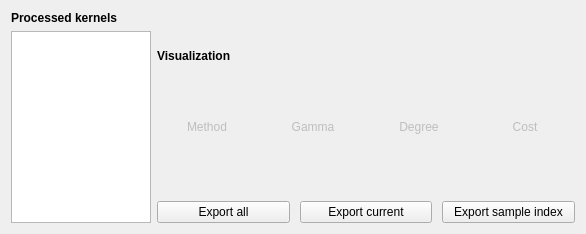
      <widget class="QWidget" name="processed_tab">
       <attribute name="title">
        <string>Preprocessed data</string>
       </attribute>
       <layout class="QHBoxLayout" name="horizontalLayout_9" stretch="1,3">
        <item>
         <layout class="QVBoxLayout" name="processed_kernels_layout">
          <item>
           <widget class="QLabel" name="processed_kernels_label">
            <property name="font">
             <font>
              <bold>true</bold>
             </font>
            </property>
            <property name="text">
             <string>Processed kernels</string>
            </property>
           </widget>
          </item>
          <item>
           <widget class="QListWidget" name="processed_kernels_listwidget">
            <property name="editTriggers">
             <set>QAbstractItemView::EditTrigger::NoEditTriggers</set>
            </property>
            <property name="defaultDropAction">
             <enum>Qt::DropAction::IgnoreAction</enum>
            </property>
           </widget>
          </item>
         </layout>
        </item>
        <item>
         <layout class="QVBoxLayout" name="processed_vis_layout" stretch="0,0,0">
          <item>
           <layout class="QHBoxLayout" name="processed_preview_layout">
            <item>
             <widget class="QLabel" name="visualization_label">
              <property name="font">
               <font>
                <bold>true</bold>
               </font>
              </property>
              <property name="text">
               <string>Visualization</string>
              </property>
             </widget>
            </item>
           </layout>
          </item>
          <item>
           <layout class="QGridLayout" name="processed_settings_layout">
            <item row="0" column="1">
             <widget class="QLabel" name="proc_gamma_label">
              <property name="enabled">
               <bool>false</bool>
              </property>
              <property name="text">
               <string>Gamma</string>
              </property>
              <property name="alignment">
               <set>Qt::AlignmentFlag::AlignCenter</set>
              </property>
             </widget>
            </item>
            <item row="1" column="2">
             <widget class="QLabel" name="proc_degree_value">
              <property name="enabled">
               <bool>false</bool>
              </property>
              <property name="text">
               <string/>
              </property>
              <property name="alignment">
               <set>Qt::AlignmentFlag::AlignCenter</set>
              </property>
             </widget>
            </item>
            <item row="1" column="1">
             <widget class="QLabel" name="proc_gamma_value">
              <property name="text">
               <string/>
              </property>
              <property name="alignment">
               <set>Qt::AlignmentFlag::AlignCenter</set>
              </property>
             </widget>
            </item>
            <item row="1" column="0">
             <widget class="QLabel" name="proc_method_value">
              <property name="text">
               <string/>
              </property>
              <property name="alignment">
               <set>Qt::AlignmentFlag::AlignCenter</set>
              </property>
             </widget>
            </item>
            <item row="0" column="3">
             <widget class="QLabel" name="proc_cost_label">
              <property name="enabled">
               <bool>false</bool>
              </property>
              <property name="text">
               <string>Cost</string>
              </property>
              <property name="alignment">
               <set>Qt::AlignmentFlag::AlignCenter</set>
              </property>
             </widget>
            </item>
            <item row="0" column="0">
             <widget class="QLabel" name="proc_method_label">
              <property name="enabled">
               <bool>false</bool>
              </property>
              <property name="text">
               <string>Method</string>
              </property>
              <property name="alignment">
               <set>Qt::AlignmentFlag::AlignCenter</set>
              </property>
             </widget>
            </item>
            <item row="0" column="2">
             <widget class="QLabel" name="proc_degree_label">
              <property name="enabled">
               <bool>false</bool>
              </property>
              <property name="text">
               <string>Degree</string>
              </property>
              <property name="alignment">
               <set>Qt::AlignmentFlag::AlignCenter</set>
              </property>
             </widget>
            </item>
            <item row="1" column="3">
             <widget class="QLabel" name="proc_cost_value">
              <property name="enabled">
               <bool>false</bool>
              </property>
              <property name="text">
               <string/>
              </property>
              <property name="alignment">
               <set>Qt::AlignmentFlag::AlignCenter</set>
              </property>
             </widget>
            </item>
           </layout>
          </item>
          <item>
           <layout class="QHBoxLayout" name="processed_export_layout">
            <property name="spacing">
             <number>10</number>
            </property>
            <item>
             <widget class="QPushButton" name="processed_export_all_btn">
              <property name="text">
               <string>Export all</string>
              </property>
             </widget>
            </item>
            <item>
             <widget class="QPushButton" name="processed_export_current_btn">
              <property name="text">
               <string>Export current</string>
              </property>
             </widget>
            </item>
            <item>
             <widget class="QPushButton" name="processed_export_ids_btn">
              <property name="text">
               <string>Export sample index</string>
              </property>
             </widget>
            </item>
           </layout>
          </item>
         </layout>
        </item>
       </layout>
      </widget>
